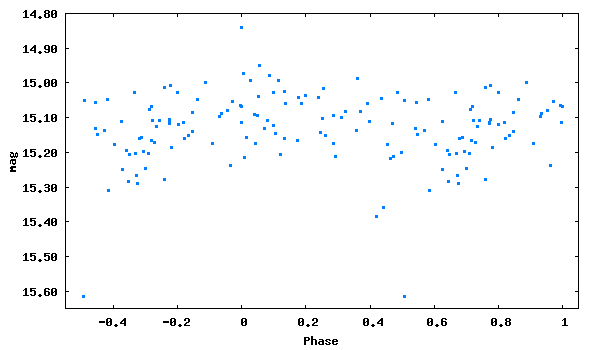

Source code (gnuplot):
set term png size 600,350 medium
set colors classic
set output 'phase_lc_12.png'
set xlabel 'Phase'
set ylabel 'mag'
#set title 'JDmax = 2447035.45800 + 0.1110401 x E'
set format y '%5.2f'
plot [-0.55:1.05][15.65:14.80] "phase_lc_12.dat" linecolor 3 pointtype 5 pointsize 0.3 title ""
